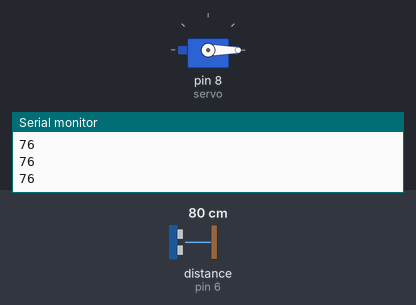
A sketch run on a simulated Arduino Uno, built with avr-gcc and run on an emulated ATmega328P. Parts: servo, the last lines printed to the serial monitor. Wiring (inferred from the names in the program): ultrasonic range finder: trigger pin 7; echo pin 6. The inputs (shaded band) are chosen by the test bench; at power-on: distance to the obstacle (sensor on pin 6) 80 cm. The echo pulse lasts 58.3 µs per cm.

Above: at 3.2 s.
3.3 s: distance to the obstacle (sensor on pin 6) set to 2 cm
At 4.1 s:
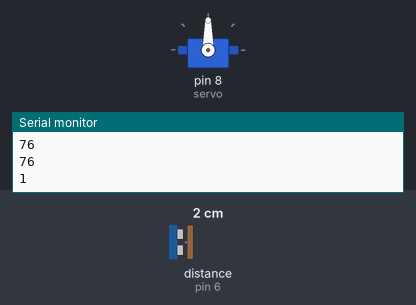
5.8 s: distance to the obstacle (sensor on pin 6) set to 19 cm
8.8 s: distance to the obstacle (sensor on pin 6) set to 24 cm
10.3 s: distance to the obstacle (sensor on pin 6) set to 4 cm
At 12.8 s:
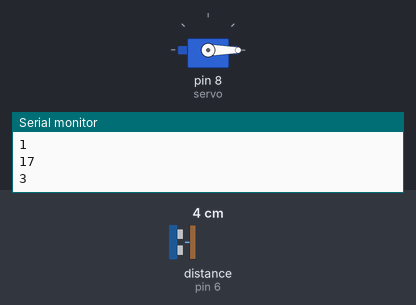
Timing chart, 0 to 14.3 s (numbered marks = the images above; inputs shaded):
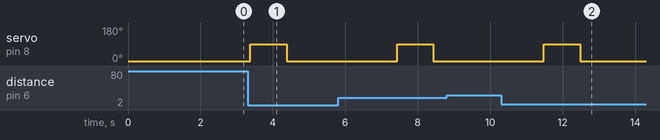

The sketch:

Non_contact_switcher_robot.ino
```cpp
// Coded by Taaroop

#include <Servo.h>
Servo servo;

#define echoPin 6
#define trigPin 7

long duration;
long distance;

void setup() {
  Serial.begin(9600);
  pinMode(echoPin,INPUT); // echo pin will receive the pulse (INPUT)
  pinMode(trigPin,OUTPUT); // trig pin will trigger/send the pulse (OUTPUT)

  servo.attach(8);
  servo.write(0);
  delay(2000);
}

void loop() {

  digitalWrite(trigPin,LOW);
  delayMicroseconds(2);
  digitalWrite(trigPin,HIGH); // sends the high pulse (high pulse sandwiched between low pulses to ensure a clear high pulse)
  delayMicroseconds(10);
  digitalWrite(trigPin,LOW);
  duration = pulseIn(echoPin,HIGH); // measures the time taken for the pulse (high) to reach the object and come back
  duration = duration/2; // actual duration is half, as the pulse covered the distance two times
  distance = 0.033*duration; // see calculations at the end of the code
  Serial.println(distance); // in cm
  delay(50);

  if(distance < 20) {
    servo.write(90);
    delay(1000); //pushes the switch/bell
    servo.write(0);
    delay(3000); //delay is increased to ensure that the person actually wants to redo the action
  }
  servo.write(0); // original position
}

/* Calculations:
 * v = s/t, or s = vt
 * v_pulse (in dry air) = 330 m/s = 33000 cm/s
 * The pulseIn function measures in µs (1 sec = 10^6 µs)
 * So, v_pulse = 33000 cm/10^6 µs = 0.033 cm/µs
 * Therefore, as s = vt, s = 0.033*duration (s (the distance) is in cm)
  */
```

Measured:
- after the input at 3.3 s, servo on pin 8 (servo): 0° → 90° after 0.08 s, → 0° 1.0 s later
- after the input at 8.8 s, every drawn part: stays the same
- after the input at 10.3 s, servo on pin 8 (servo): 0° → 90° after 1.2 s, → 0° 1.0 s later
